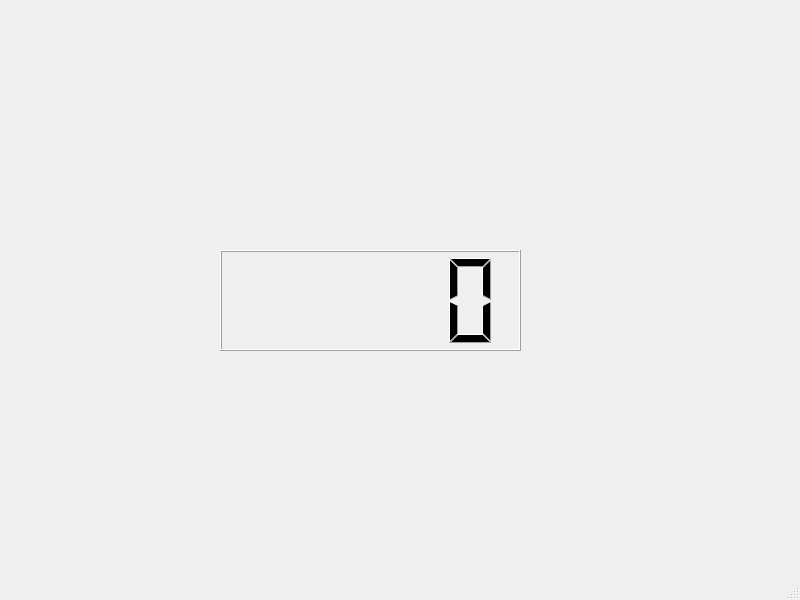
<?xml version="1.0" encoding="UTF-8"?>
<ui version="4.0">
 <class>MainWindow</class>
 <widget class="QMainWindow" name="MainWindow">
  <property name="geometry">
   <rect>
    <x>0</x>
    <y>0</y>
    <width>800</width>
    <height>600</height>
   </rect>
  </property>
  <property name="windowTitle">
   <string>MainWindow</string>
  </property>
  <widget class="QWidget" name="centralwidget">
   <widget class="QLCDNumber" name="lcdNumber">
    <property name="geometry">
     <rect>
      <x>220</x>
      <y>250</y>
      <width>301</width>
      <height>101</height>
     </rect>
    </property>
   </widget>
  </widget>
  <widget class="QMenuBar" name="menubar">
   <property name="geometry">
    <rect>
     <x>0</x>
     <y>0</y>
     <width>800</width>
     <height>21</height>
    </rect>
   </property>
  </widget>
  <widget class="QStatusBar" name="statusbar"/>
 </widget>
 <resources/>
 <connections/>
</ui>
